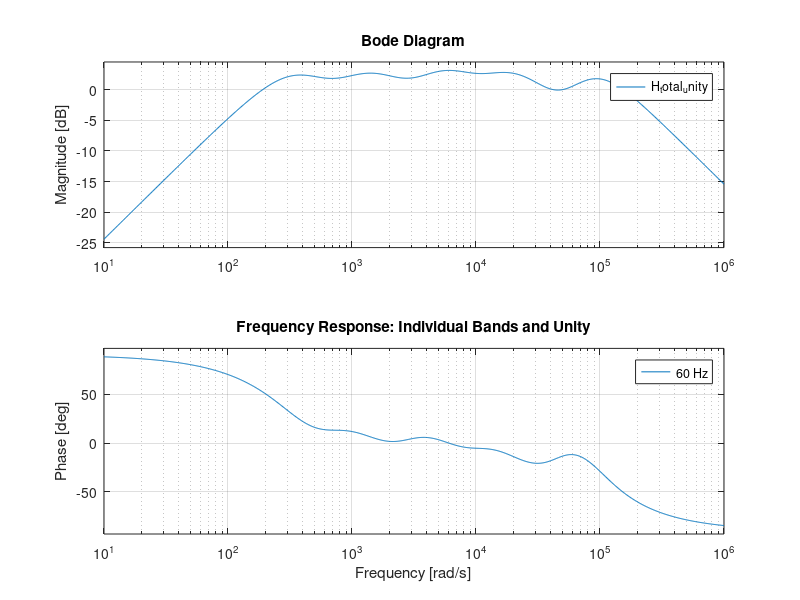
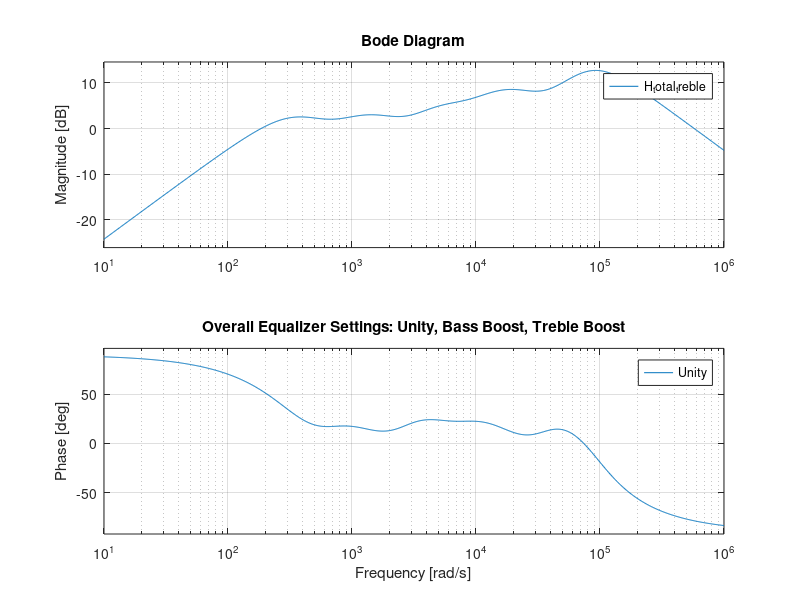

Write the MATLAB code that produced these figures, in order. (Note: this script raises an error after producing the figures.)
%% ESE 3510 Signals and Systems - Case Study #1
%%
% * Authors: Minh Duc Nguyen, Sonia Palamand 
% * Class: ESE 3510-01
% * Date: Started - 2/20/26 ; Completed - 3/XX/26
% * Contributions from: ______

%% 1: Center frequency and bandwidth for each frequency band
% [Bass, Low-Mid, Mid, High-Mid, Treble]

fc = [60, 230, 910, 3000, 14000];  % Center frequencies in Hz
% bw = [40, 150, 600, 2000, 8000];  % old Bandwidths in Hz 
bw = [100, 400, 1500, 5000, 20000]; % new bandwidths 

% Hz to rad/s conversion for CT transfer functions
% this is creating list of five values
w0 = 2 * pi * fc;   % resonant frequency (2pif)
beta = 2 * pi * bw; % bandwidth (R/L in series RLC circuit)

%% 2. Transfer functions for each filter 
% 2nd-order bandpass transfer function: H(s) = (beta * s) / (s^2 + beta * s + w0^2)

filters = cell(1, 5);

for i = 1:5
    num = [beta(i), 0];   %  tf() will see this as Beta(s) + 0
    den = [1, beta(i), w0(i)^2];
    filters{i} = tf(num, den); % builds continuous-time transfer function
end

%% 3. Gain array, Summation for total equilizer

gains_unity = [1,1,1,1,1]; % flat
gains_bass_boost = [4,2,1,1,1]; % lowest freq bands boosted
gains_treble_boost = [1,1,1,2,4];  % highest freq bands boosted

% "blank" transfer function. 0/1 = 0, but it's formatted as a transfer function object
H_total_unity = tf(0, 1);
H_total_bass = tf(0, 1);
H_total_treble = tf(0, 1);

% applies each gain, aggregates it to total system.
for i = 1:5
    H_total_unity = H_total_unity + (gains_unity(i) * filters{i});
    H_total_bass = H_total_bass + (gains_bass_boost(i) * filters{i});
    H_total_treble = H_total_treble + (gains_treble_boost(i) * filters{i});
end

%% 4. Plotting frequency responses 

% FIGURE 1: checking the individual bands and total system when gains are flat aka all 1
figure('Name', 'Individual bands and Unity Equalizer');
hold on;

% each bandpass filter
for i = 1:5
    bode(filters{i});
end

% total system response with unity gain 
bode(H_total_unity);

title('Frequency Response: Individual Bands and Unity');
legend('60 Hz', '230 Hz', '910 Hz', '3 kHz', '14 kHz', 'Total System (Unity)');
hold off;

% FIGURE 2: comparing 3 presets (unity, bass boost, treble boost)

figure('Name','Equalizers Comparison')
hold on;
% SUMMED EQUALIZER 
bode(H_total_unity);
bode(H_total_bass);
bode(H_total_treble);

title('Overall Equalizer Settings: Unity, Bass Boost, Treble Boost');
legend('Unity', 'Bass Boost', 'Treble Boost');
hold off;

%% 5. Approximate Impulse Response using lsim
% lsim(b,a,x,t) with x=[1 zeros(1,N)]

fs = 44100;   % audio sampling rate 
t = 0:(1/fs):0.1; % time vector going from 0 to 0.1 seconds
x_imp = [1, zeros(1, length(t)-1)]; % impulse input

figure('Name', 'Impulse Responses of All 5 Bands');

% Go through each filter, simulate the response
for i = 1:5
    % get numerator and denominator array of filter 
    [num_i, den_i] = tfdata(filters{i}, 'v'); % The 'v' param outputs array instead of cell
    
    % CT LCCDE response
    h_i = lsim(num_i, den_i, x_imp, t);
    
    % Stacked subplot
    subplot(5, 1, i);
    plot(t, h_i);
    
    title(['Impulse Response of Band ', num2str(i), ' (', num2str(fc(i)), ' Hz)']);
    xlabel('Time (seconds)');
    ylabel('Amplitude');
end


% what's next is to load the audio file 

% like [x, fs] = audioread()
